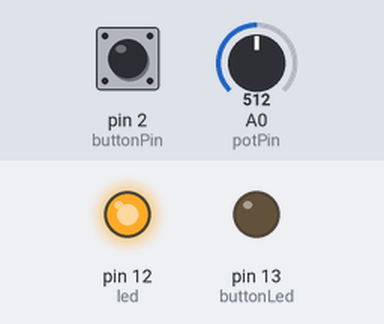
A program run on a simulated Arduino Uno, built with avr-gcc and run on an emulated ATmega328P. On the bench: output pins drawn as LEDs (lit = HIGH). Dashed ring = blinking. The test bench sets the inputs (shaded band); at power-on: A0 (potPin) = 512, pin 2 (buttonPin) LOW.

Above: at 0.61 s.
1.3 s: A0 (potPin) set to 900
At 3.6 s:
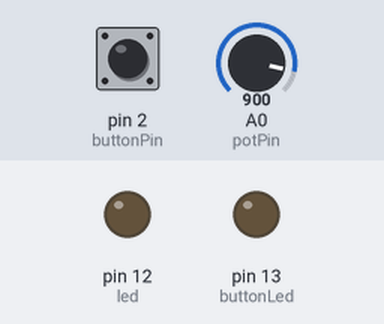
4.0 s: pin 2 (buttonPin) pulled HIGH for 0.15 s
At 5.25 s:
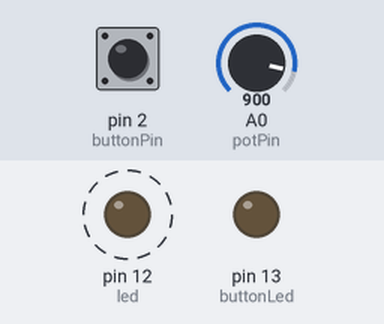
Timing chart, 0 to 13.0 s (numbered marks = the images above; inputs shaded):
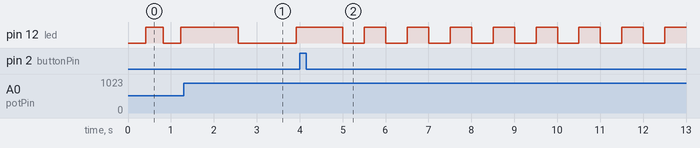

Measured:
- after the input at 4.0 s, pin 12 (led): alternates HIGH for 0.50 s and LOW for 0.50 s, starting after 1.0 s

The program:

main.cpp
```cpp
/*
 * main.cpp
 *
 *  Created on: Nov 20, 2013
 *      Author: frans
 */

#include "Arduino.h"
#include "LedFuncVariable.h"
#include "LedFuncFixed.h"
#include "Button.h"

const int led = 12;
const int buttonLed = 13;
const int potpin = A0;
const int buttonPin = 2;

unsigned long StartTime;


LedFuncVariable ledFuncVariable;
LedFuncFixed ledFuncFixed;
Button button;

enum State {
  PBIT,
  Variable,
  Fixed
};

State state = PBIT;

void setup() {
  // initialize the digital pin as an output.
  pinMode(led, OUTPUT);
  pinMode(buttonPin, INPUT);

  pinMode(buttonLed, OUTPUT);

  StartTime = 0;

  Serial.begin(9600);
}

// the loop routine runs over and over again forever:
void loop() {

	unsigned long CurrentTime = micros();
	unsigned long ElapsedTime = CurrentTime - StartTime;


	/*
	if (digitalRead(2)) {
		digitalWrite(buttonLed, HIGH);
	} else {
		digitalWrite(buttonLed, LOW);
	}*/

	if ((ElapsedTime > 15618) || (StartTime == 0)) {
		//TODO borde vara 16667
		StartTime = CurrentTime;

		boolean buttonPressed = button.ReadButton();

		switch (state) {
			case PBIT:
				state = Variable;
				break;
			case Variable:

				if (buttonPressed){
					state = Fixed;
				}
				ledFuncVariable.Hz60();
				break;
			case Fixed:

				if (buttonPressed){
					state = Variable;
				}
				ledFuncFixed.Hz60();
				break;
			default:
				break;
		}

	}

}


int main() {
	init();

	setup();

	ledFuncVariable.Init();


	Serial.println("start");
	while(1) {
		loop();
	}
}
```

Button.cpp
```cpp
/*
 * Button.cpp
 *
 *  Created on: Feb 4, 2015
 *      Author: frans
 */

#include "Button.h"
#include "Arduino.h"

Button::Button() {
	// TODO Auto-generated constructor stub

}

Button::~Button() {
	// TODO Auto-generated destructor stub
}

void Button::Init() {
	buttonState = false;
}

boolean Button::ReadButton() {
	boolean button = digitalRead(2);


	if ((buttonState == false) && (button == true)) {
		buttonState = button;
		return true;
	} else {
		buttonState = button;
		return false;
	}
}
```

Button.h
```cpp
/*
 * Button.h
 *
 *  Created on: Feb 4, 2015
 *      Author: frans
 */

#ifndef BUTTON_H_
#define BUTTON_H_

#include "Arduino.h"

class Button {
public:
	Button();
	~Button();
	void Init();
	boolean ReadButton();

private:
	boolean buttonState;
};

#endif /* BUTTON_H_ */
```

LedFuncFixed.cpp
```cpp
/*
 * LedFuncFixed.cpp

 *
 *  Created on: Feb 4, 2015
 *      Author: frans
 */

#include "LedFuncFixed.h"
#include "Arduino.h"

int const LED_PIN_FIXED = 12;
boolean ledOnFixed;
int passedCycleFixed;

LedFuncFixed::LedFuncFixed() {
	// TODO Auto-generated constructor stub

}

LedFuncFixed::~LedFuncFixed() {
	// TODO Auto-generated destructor stub
}

void LedFuncFixed::Init() {
	ledOnFixed=false;
	passedCycleFixed=0;
}

void LedFuncFixed::ledSwitch(int cycles) {
	if (passedCycleFixed > (cycles / 2)) {
		passedCycleFixed = 0;
		if (ledOnFixed) {
			digitalWrite(LED_PIN_FIXED, LOW);
			ledOnFixed = false;
		} else {
			digitalWrite(LED_PIN_FIXED, HIGH);
			ledOnFixed = true;
		}
	} else {
		++passedCycleFixed;
	}
}

void LedFuncFixed::Hz60() {
	ledSwitch(60);
}
```

LedFuncFixed.h
```cpp
/*
 * LedFuncFixed.h
 *
 *  Created on: Feb 4, 2015
 *      Author: frans
 */

#ifndef SRC_LEDFUNCFIXED_H_
#define SRC_LEDFUNCFIXED_H_

#include "Arduino.h"

class LedFuncFixed {
public:
	LedFuncFixed();
	~LedFuncFixed();
	void Init();
	void Hz60();

private:
	void ledSwitch(int cycles);
};

#endif /* SRC_LEDFUNCFIXED_H_ */
```

LedFuncVariable.cpp
```cpp
/*
 * LedFuncVariable.cpp

 *
 *  Created on: Feb 4, 2015
 *      Author: frans
 */

#include "LedFuncVariable.h"
#include "Arduino.h"

int const LED_PIN = 12;
int const potPin = A0;
boolean ledOn;
int passedCycle;

LedFuncVariable::LedFuncVariable() {
	ledOn = false;
	passedCycle = 0;
}

LedFuncVariable::~LedFuncVariable() {
	// TODO Auto-generated destructor stub
}

void LedFuncVariable::Init() {
	ledOn=false;
	passedCycle=0;
}

void LedFuncVariable::ledSwitch(int cycles) {
	if (passedCycle > (cycles / 2)) {
		passedCycle = 0;
		if (ledOn) {
			digitalWrite(LED_PIN, LOW);
			ledOn = false;
		} else {
			digitalWrite(LED_PIN, HIGH);
			ledOn = true;
		}
	} else {
		++passedCycle;
	}
}

void LedFuncVariable::Hz60() {

	int potVal = analogRead(potPin);

	if ((potVal < 0) || (potVal > 1023)) {
		//TODO error
		return;
	}

	int procent = map(potVal, 0 , 1023, 0 , 99);


	if (procent < 33){
		int cycles = map(procent, 0, 33, 240, 48);

		ledSwitch(cycles);


	} else if (procent < 67) {
		ledSwitch(48);

	} else {
		int cycles = map(procent, 67, 99, 48, 240);
		ledSwitch(cycles);
	}

}
```

LedFuncVariable.h
```cpp
/*
 * LedFuncVariable.h
 *
 *  Created on: Feb 4, 2015
 *      Author: frans
 */

#ifndef SRC_LEDFUNCVARIABLE_H_
#define SRC_LEDFUNCVARIABLE_H_

class LedFuncVariable {
public:
	LedFuncVariable();
	~LedFuncVariable();
	void Init();
	void Hz60();

private:
	void ledSwitch(int cycles);
/*
	int const LED_PIN = 12;
	int const potPin = A0;
	boolean ledOn;
	int passedCycle;
*/
};

#endif /* SRC_LEDFUNCVARIABLE_H_ */
```
